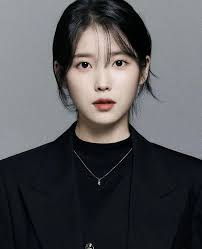
#> input picture images/iu.jpg, 202 x 249 px
$ jupyter execute 10_histogram.ipynb
#> lines starting #> are read from the running program, lines starting #| are printed output that depends on the picture
[cell 1]
## 히스토그램: openCV에서는 이미지에 존재하는 픽셀의 밝기를 표현하는데 사용함

import cv2
import matplotlib.pyplot as plt

img=cv2.imread('images/iu.jpg')
#> img is the input picture: shape (249, 202, 3); mean B, G, R 85, 82, 82.4

# 채널: 0은 블루, 1은 그린, 2는 레드
hist_b=cv2.calcHist([img], [0], None, [256], [0,256])      # 리스트 형태로 이미지 넣기, 채널, 마스크, x축 구간(0~255), y축 구간(0이상 256미만)
#> hist_b = 256 values, max 4082 at index 26, min 0 at index 230, mean 196.5
hist_g=cv2.calcHist([img], [1], None, [256], [0,256])      # 리스트 형태로 이미지 넣기, 채널, 마스크, x축 구간(0~255), y축 구간(0이상 256미만)
#> hist_g = 256 values, max 3178 at index 19, min 0 at index 228, mean 196.5
hist_r=cv2.calcHist([img], [2], None, [256], [0,256])      # 리스트 형태로 이미지 넣기, 채널, 마스크, x축 구간(0~255), y축 구간(0이상 256미만)
#> hist_r = 256 values, max 3189 at index 16, min 0 at index 243, mean 196.5

plt.plot(hist_b, color='b')
plt.plot(hist_g, color='g')
plt.plot(hist_r, color='r')
plt.title('histogram')
plt.xlabel('Pixel value')
plt.ylabel('Frequency')
plt.show()
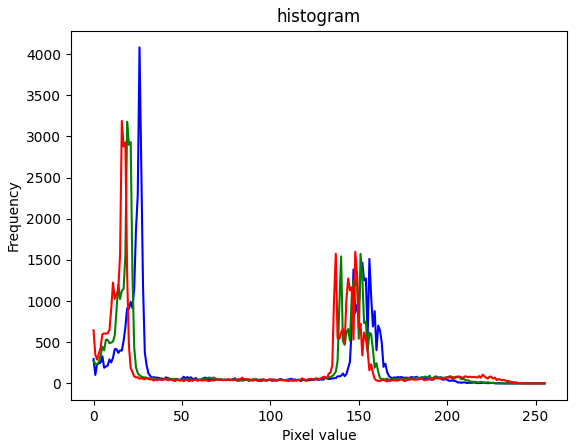
#> figure drawn by matplotlib, 1 panel; curve peaks at x = 26, y = 4082; curve peaks at x = 19, y = 3178; curve peaks at x = 16, y = 3189
